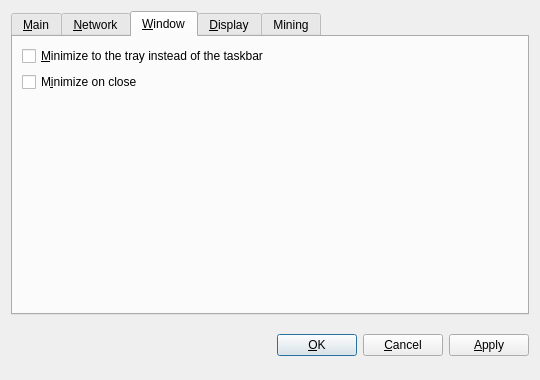
<?xml version="1.0" encoding="UTF-8"?>
<ui version="4.0">
 <class>OptionsDialog</class>
 <widget class="QDialog" name="OptionsDialog">
  <property name="geometry">
   <rect>
    <x>0</x>
    <y>0</y>
    <width>540</width>
    <height>380</height>
   </rect>
  </property>
  <property name="windowTitle">
   <string>Options</string>
  </property>
  <property name="modal">
   <bool>true</bool>
  </property>
  <layout class="QVBoxLayout" name="verticalLayout">
   <item>
    <widget class="QTabWidget" name="tabWidget">
     <property name="tabPosition">
      <enum>QTabWidget::North</enum>
     </property>
     <property name="currentIndex">
      <number>2</number>
     </property>
     <widget class="QWidget" name="tabMain">
      <attribute name="title">
       <string>&amp;Main</string>
      </attribute>
      <layout class="QVBoxLayout" name="verticalLayout_Main">
       <item>
        <widget class="QLabel" name="transactionFeeInfoLabel">
         <property name="text">
          <string>Optional transaction fee per kB that helps make sure your transactions are processed quickly. Most transactions are 1 kB.</string>
         </property>
         <property name="textFormat">
          <enum>Qt::PlainText</enum>
         </property>
         <property name="wordWrap">
          <bool>true</bool>
         </property>
        </widget>
       </item>
       <item>
        <layout class="QHBoxLayout" name="horizontalLayout_1_Main">
         <item>
          <widget class="QLabel" name="transactionFeeLabel">
           <property name="text">
            <string>Pay transaction &amp;fee</string>
           </property>
           <property name="textFormat">
            <enum>Qt::PlainText</enum>
           </property>
           <property name="buddy">
            <cstring>transactionFee</cstring>
           </property>
          </widget>
         </item>
         <item>
          <widget class="SecurealumnicoinAmountField" name="transactionFee"/>
         </item>
         <item>
          <spacer name="horizontalSpacer_1_Main">
           <property name="orientation">
            <enum>Qt::Horizontal</enum>
           </property>
           <property name="sizeHint" stdset="0">
            <size>
             <width>40</width>
             <height>20</height>
            </size>
           </property>
          </spacer>
         </item>
        </layout>
       </item>
       <item>
        <widget class="QCheckBox" name="securealumnicoinAtStartup">
         <property name="toolTip">
          <string>Automatically start Securealumnicoin after logging in to the system.</string>
         </property>
         <property name="text">
          <string>&amp;Start Securealumnicoin on system login</string>
         </property>
        </widget>
       </item>
       <item>
        <spacer name="verticalSpacer_Main">
         <property name="orientation">
          <enum>Qt::Vertical</enum>
         </property>
         <property name="sizeHint" stdset="0">
          <size>
           <width>20</width>
           <height>40</height>
          </size>
         </property>
        </spacer>
       </item>
       <item>
        <layout class="QHBoxLayout" name="horizontalLayout_2_Main">
         <item>
          <spacer name="horizontalSpacer_2_Main">
           <property name="orientation">
            <enum>Qt::Horizontal</enum>
           </property>
           <property name="sizeHint" stdset="0">
            <size>
             <width>40</width>
             <height>20</height>
            </size>
           </property>
          </spacer>
         </item>
         <item>
          <widget class="QPushButton" name="resetButton">
           <property name="toolTip">
            <string>Reset all client options to default.</string>
           </property>
           <property name="text">
            <string>&amp;Reset Options</string>
           </property>
           <property name="autoDefault">
            <bool>false</bool>
           </property>
          </widget>
         </item>
        </layout>
       </item>
      </layout>
     </widget>
     <widget class="QWidget" name="tabNetwork">
      <attribute name="title">
       <string>&amp;Network</string>
      </attribute>
      <layout class="QVBoxLayout" name="verticalLayout_Network">
       <item>
        <widget class="QCheckBox" name="mapPortUpnp">
         <property name="toolTip">
          <string>Automatically open the Securealumnicoin client port on the router. This only works when your router supports UPnP and it is enabled.</string>
         </property>
         <property name="text">
          <string>Map port using &amp;UPnP</string>
         </property>
        </widget>
       </item>
       <item>
        <widget class="QCheckBox" name="connectSocks">
         <property name="toolTip">
          <string>Connect to the Securealumnicoin network through a SOCKS proxy (e.g. when connecting through Tor).</string>
         </property>
         <property name="text">
          <string>&amp;Connect through SOCKS proxy:</string>
         </property>
        </widget>
       </item>
       <item>
        <layout class="QHBoxLayout" name="horizontalLayout_Network">
         <item>
          <widget class="QLabel" name="proxyIpLabel">
           <property name="text">
            <string>Proxy &amp;IP:</string>
           </property>
           <property name="textFormat">
            <enum>Qt::PlainText</enum>
           </property>
           <property name="buddy">
            <cstring>proxyIp</cstring>
           </property>
          </widget>
         </item>
         <item>
          <widget class="QValidatedLineEdit" name="proxyIp">
           <property name="maximumSize">
            <size>
             <width>140</width>
             <height>16777215</height>
            </size>
           </property>
           <property name="toolTip">
            <string>IP address of the proxy (e.g. 127.0.0.1)</string>
           </property>
          </widget>
         </item>
         <item>
          <widget class="QLabel" name="proxyPortLabel">
           <property name="text">
            <string>&amp;Port:</string>
           </property>
           <property name="textFormat">
            <enum>Qt::PlainText</enum>
           </property>
           <property name="buddy">
            <cstring>proxyPort</cstring>
           </property>
          </widget>
         </item>
         <item>
          <widget class="QLineEdit" name="proxyPort">
           <property name="maximumSize">
            <size>
             <width>55</width>
             <height>16777215</height>
            </size>
           </property>
           <property name="toolTip">
            <string>Port of the proxy (e.g. 9050)</string>
           </property>
          </widget>
         </item>
         <item>
          <widget class="QLabel" name="socksVersionLabel">
           <property name="text">
            <string>SOCKS &amp;Version:</string>
           </property>
           <property name="textFormat">
            <enum>Qt::PlainText</enum>
           </property>
           <property name="buddy">
            <cstring>socksVersion</cstring>
           </property>
          </widget>
         </item>
         <item>
          <widget class="QValueComboBox" name="socksVersion">
           <property name="toolTip">
            <string>SOCKS version of the proxy (e.g. 5)</string>
           </property>
          </widget>
         </item>
         <item>
          <spacer name="horizontalSpacer_Network">
           <property name="orientation">
            <enum>Qt::Horizontal</enum>
           </property>
           <property name="sizeHint" stdset="0">
            <size>
             <width>40</width>
             <height>20</height>
            </size>
           </property>
          </spacer>
         </item>
        </layout>
       </item>
       <item>
        <spacer name="verticalSpacer_Network">
         <property name="orientation">
          <enum>Qt::Vertical</enum>
         </property>
         <property name="sizeHint" stdset="0">
          <size>
           <width>20</width>
           <height>40</height>
          </size>
         </property>
        </spacer>
       </item>
      </layout>
     </widget>
     <widget class="QWidget" name="tabWindow">
      <attribute name="title">
       <string>&amp;Window</string>
      </attribute>
      <layout class="QVBoxLayout" name="verticalLayout_Window">
       <item>
        <widget class="QCheckBox" name="minimizeToTray">
         <property name="toolTip">
          <string>Show only a tray icon after minimizing the window.</string>
         </property>
         <property name="text">
          <string>&amp;Minimize to the tray instead of the taskbar</string>
         </property>
        </widget>
       </item>
       <item>
        <widget class="QCheckBox" name="minimizeOnClose">
         <property name="toolTip">
          <string>Minimize instead of exit the application when the window is closed. When this option is enabled, the application will be closed only after selecting Quit in the menu.</string>
         </property>
         <property name="text">
          <string>M&amp;inimize on close</string>
         </property>
        </widget>
       </item>
       <item>
        <spacer name="verticalSpacer_Window">
         <property name="orientation">
          <enum>Qt::Vertical</enum>
         </property>
         <property name="sizeHint" stdset="0">
          <size>
           <width>20</width>
           <height>40</height>
          </size>
         </property>
        </spacer>
       </item>
      </layout>
     </widget>
     <widget class="QWidget" name="tabDisplay">
      <attribute name="title">
       <string>&amp;Display</string>
      </attribute>
      <layout class="QVBoxLayout" name="verticalLayout_Display">
       <item>
        <layout class="QHBoxLayout" name="horizontalLayout_1_Display">
         <item>
          <widget class="QLabel" name="langLabel">
           <property name="text">
            <string>User Interface &amp;language:</string>
           </property>
           <property name="textFormat">
            <enum>Qt::PlainText</enum>
           </property>
           <property name="buddy">
            <cstring>lang</cstring>
           </property>
          </widget>
         </item>
         <item>
          <widget class="QValueComboBox" name="lang">
           <property name="toolTip">
            <string>The user interface language can be set here. This setting will take effect after restarting Securealumnicoin.</string>
           </property>
          </widget>
         </item>
        </layout>
       </item>
       <item>
        <layout class="QHBoxLayout" name="horizontalLayout_2_Display">
         <item>
          <widget class="QLabel" name="unitLabel">
           <property name="text">
            <string>&amp;Unit to show amounts in:</string>
           </property>
           <property name="textFormat">
            <enum>Qt::PlainText</enum>
           </property>
           <property name="buddy">
            <cstring>unit</cstring>
           </property>
          </widget>
         </item>
         <item>
          <widget class="QValueComboBox" name="unit">
           <property name="toolTip">
            <string>Choose the default subdivision unit to show in the interface and when sending coins.</string>
           </property>
          </widget>
         </item>
        </layout>
       </item>
       <item>
        <widget class="QCheckBox" name="displayAddresses">
         <property name="toolTip">
          <string>Whether to show Securealumnicoin addresses in the transaction list or not.</string>
         </property>
         <property name="text">
          <string>&amp;Display addresses in transaction list</string>
         </property>
        </widget>
       </item>
       <item>
        <spacer name="verticalSpacer_Display">
         <property name="orientation">
          <enum>Qt::Vertical</enum>
         </property>
         <property name="sizeHint" stdset="0">
          <size>
           <width>20</width>
           <height>40</height>
          </size>
         </property>
        </spacer>
       </item>
      </layout>
     </widget>
     <widget class="QWidget" name="tabMining">
      <attribute name="title">
       <string>Mining</string>
      </attribute>
      <layout class="QVBoxLayout" name="verticalLayout_Display">
       <item>
        <widget class="QCheckBox" name="autoMining">
         <property name="toolTip">
          <string/>
         </property>
         <property name="text">
          <string>&amp;Start mining Securealumnicoins on application start</string>
         </property>
        </widget>
       </item>
       <item>
        <spacer name="verticalSpacer_Mining">
         <property name="orientation">
          <enum>Qt::Vertical</enum>
         </property>
         <property name="sizeHint" stdset="0">
          <size>
           <width>20</width>
           <height>40</height>
          </size>
         </property>
        </spacer>
       </item>
      </layout>
     </widget>
    </widget>
   </item>
   <item>
    <layout class="QHBoxLayout" name="horizontalLayout_Buttons">
     <item>
      <spacer name="horizontalSpacer_1">
       <property name="orientation">
        <enum>Qt::Horizontal</enum>
       </property>
       <property name="sizeHint" stdset="0">
        <size>
         <width>40</width>
         <height>48</height>
        </size>
       </property>
      </spacer>
     </item>
     <item>
      <widget class="QLabel" name="statusLabel">
       <property name="font">
        <font>
         <weight>75</weight>
         <bold>true</bold>
        </font>
       </property>
       <property name="text">
        <string/>
       </property>
       <property name="textFormat">
        <enum>Qt::PlainText</enum>
       </property>
       <property name="wordWrap">
        <bool>true</bool>
       </property>
      </widget>
     </item>
     <item>
      <spacer name="horizontalSpacer_2">
       <property name="orientation">
        <enum>Qt::Horizontal</enum>
       </property>
       <property name="sizeHint" stdset="0">
        <size>
         <width>40</width>
         <height>48</height>
        </size>
       </property>
      </spacer>
     </item>
     <item>
      <widget class="QPushButton" name="okButton">
       <property name="text">
        <string>&amp;OK</string>
       </property>
      </widget>
     </item>
     <item>
      <widget class="QPushButton" name="cancelButton">
       <property name="text">
        <string>&amp;Cancel</string>
       </property>
       <property name="autoDefault">
        <bool>false</bool>
       </property>
      </widget>
     </item>
     <item>
      <widget class="QPushButton" name="applyButton">
       <property name="text">
        <string>&amp;Apply</string>
       </property>
       <property name="autoDefault">
        <bool>false</bool>
       </property>
      </widget>
     </item>
    </layout>
   </item>
  </layout>
 </widget>
 <customwidgets>
  <customwidget>
   <class>SecurealumnicoinAmountField</class>
   <extends>QSpinBox</extends>
   <header>securealumnicoinamountfield.h</header>
   <container>1</container>
  </customwidget>
  <customwidget>
   <class>QValidatedLineEdit</class>
   <extends>QLineEdit</extends>
   <header>qvalidatedlineedit.h</header>
  </customwidget>
  <customwidget>
   <class>QValueComboBox</class>
   <extends>QComboBox</extends>
   <header>qvaluecombobox.h</header>
  </customwidget>
 </customwidgets>
 <resources/>
 <connections/>
</ui>
